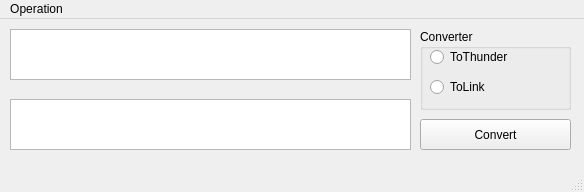
<?xml version="1.0" encoding="UTF-8"?>
<ui version="4.0">
 <class>ConvertWindow</class>
 <widget class="QMainWindow" name="ConvertWindow">
  <property name="geometry">
   <rect>
    <x>0</x>
    <y>0</y>
    <width>584</width>
    <height>192</height>
   </rect>
  </property>
  <property name="windowTitle">
   <string>Converter Window</string>
  </property>
  <widget class="QWidget" name="centralwidget">
   <widget class="QTextEdit" name="textEdit">
    <property name="geometry">
     <rect>
      <x>10</x>
      <y>10</y>
      <width>401</width>
      <height>51</height>
     </rect>
    </property>
   </widget>
   <widget class="QTextEdit" name="textEdit_2">
    <property name="geometry">
     <rect>
      <x>10</x>
      <y>80</y>
      <width>401</width>
      <height>51</height>
     </rect>
    </property>
   </widget>
   <widget class="QGroupBox" name="groupBox">
    <property name="geometry">
     <rect>
      <x>420</x>
      <y>10</y>
      <width>151</width>
      <height>81</height>
     </rect>
    </property>
    <property name="title">
     <string>Converter</string>
    </property>
    <widget class="QRadioButton" name="radioButton">
     <property name="geometry">
      <rect>
       <x>10</x>
       <y>20</y>
       <width>131</width>
       <height>16</height>
      </rect>
     </property>
     <property name="text">
      <string>ToThunder</string>
     </property>
    </widget>
    <widget class="QRadioButton" name="radioButton_2">
     <property name="geometry">
      <rect>
       <x>10</x>
       <y>50</y>
       <width>131</width>
       <height>16</height>
      </rect>
     </property>
     <property name="text">
      <string>ToLink</string>
     </property>
    </widget>
   </widget>
   <widget class="QPushButton" name="btnConvert">
    <property name="geometry">
     <rect>
      <x>420</x>
      <y>100</y>
      <width>151</width>
      <height>31</height>
     </rect>
    </property>
    <property name="text">
     <string>Convert</string>
    </property>
   </widget>
  </widget>
  <widget class="QMenuBar" name="menubar">
   <property name="geometry">
    <rect>
     <x>0</x>
     <y>0</y>
     <width>584</width>
     <height>23</height>
    </rect>
   </property>
   <widget class="QMenu" name="menuOperation">
    <property name="title">
     <string>Operation</string>
    </property>
   </widget>
   <addaction name="menuOperation"/>
  </widget>
  <widget class="QStatusBar" name="statusbar"/>
 </widget>
 <resources/>
 <connections/>
</ui>
